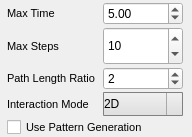
<?xml version="1.0" encoding="UTF-8"?>
<ui version="4.0">
 <class>FootstepConfigure</class>
 <widget class="QWidget" name="FootstepConfigure">
  <property name="geometry">
   <rect>
    <x>0</x>
    <y>0</y>
    <width>192</width>
    <height>137</height>
   </rect>
  </property>
  <property name="windowTitle">
   <string>FootstepConfigure</string>
  </property>
  <layout class="QVBoxLayout" name="verticalLayout_4">
   <property name="spacing">
    <number>1</number>
   </property>
   <property name="leftMargin">
    <number>2</number>
   </property>
   <property name="topMargin">
    <number>2</number>
   </property>
   <property name="rightMargin">
    <number>2</number>
   </property>
   <property name="bottomMargin">
    <number>0</number>
   </property>
   <item>
    <widget class="QWidget" name="widget_3" native="true">
     <property name="layoutDirection">
      <enum>Qt::LeftToRight</enum>
     </property>
     <layout class="QGridLayout" name="gridLayout_2">
      <property name="horizontalSpacing">
       <number>0</number>
      </property>
      <property name="verticalSpacing">
       <number>2</number>
      </property>
      <property name="margin">
       <number>0</number>
      </property>
      <item row="3" column="0">
       <widget class="QLabel" name="label">
        <property name="maximumSize">
         <size>
          <width>85</width>
          <height>16777215</height>
         </size>
        </property>
        <property name="font">
         <font>
          <pointsize>8</pointsize>
          <weight>50</weight>
          <italic>false</italic>
          <bold>false</bold>
         </font>
        </property>
        <property name="text">
         <string>Interaction Mode</string>
        </property>
       </widget>
      </item>
      <item row="2" column="0">
       <widget class="QLabel" name="label_6">
        <property name="font">
         <font>
          <pointsize>8</pointsize>
          <weight>50</weight>
          <italic>false</italic>
          <bold>false</bold>
         </font>
        </property>
        <property name="text">
         <string>Path Length Ratio </string>
        </property>
       </widget>
      </item>
      <item row="3" column="1">
       <widget class="QComboBox" name="footstepInteractionModeBox">
        <property name="maximumSize">
         <size>
          <width>80</width>
          <height>16777215</height>
         </size>
        </property>
        <property name="styleSheet">
         <string notr="true"> QComboBox {
     border: 1px solid gray;
     border-radius: 1px;
     padding: 3px 18px 3px 0px;
     font: &quot;Ubuntu&quot;;
     font-size: 12px;
 }

 QComboBox:editable {
     background: white;
 }

 QComboBox:!editable, QComboBox::drop-down:editable {
      background: qlineargradient(spread:pad, x1:0, y1:0, x2:0, y2:1, stop:0 rgba(240, 240, 240, 255), stop:1 rgba(222, 222, 222, 255));
 }

 /* QComboBox gets the &quot;on&quot; state when the popup is open */
 QComboBox:!editable:on, QComboBox::drop-down:editable:on {
     background: qlineargradient(x1: 0, y1: 0, x2: 0, y2: 1,
                                 stop: 0 #D3D3D3, stop: 0.4 #D8D8D8,
                                 stop: 0.5 #DDDDDD, stop: 1.0 #E1E1E1);
 }

 QComboBox:on { /* shift the text when the popup opens */
     padding-top: 3px;
     padding-left: 4px;
 }

 QComboBox::drop-down {
     subcontrol-origin: padding;
     subcontrol-position: top right;
     width: 15px;

     border-left-width: 1px;
     border-left-color: darkgray;
     border-left-style: solid; /* just a single line */
     border-top-right-radius: 3px; /* same radius as the QComboBox */
     border-bottom-right-radius: 3px;
     background: qlineargradient(x1: 0, y1: 0, x2: 0, y2: 1,
                                  stop: 0 #E1E1E1, stop: 0.4 #DDDDDD,
                                  stop: 0.5 #D8D8D8, stop: 1.0 #D3D3D3);
 }

 QComboBox::down-arrow:on { /* shift the arrow when popup is open */
     top: 1px;
     left: 1px;
 }

 QComboBox QAbstractItemView {
     border: 2px solid darkgray;
     selection-background-color: lightgray;
 }</string>
        </property>
        <item>
         <property name="text">
          <string>2D</string>
         </property>
        </item>
        <item>
         <property name="text">
          <string>3D</string>
         </property>
        </item>
        <item>
         <property name="text">
          <string>Manual</string>
         </property>
        </item>
       </widget>
      </item>
      <item row="4" column="0" colspan="2">
       <widget class="QCheckBox" name="patternGenerationEnabled">
        <property name="font">
         <font>
          <pointsize>8</pointsize>
         </font>
        </property>
        <property name="layoutDirection">
         <enum>Qt::LeftToRight</enum>
        </property>
        <property name="text">
         <string>Use Pattern Generation</string>
        </property>
       </widget>
      </item>
      <item row="1" column="1">
       <widget class="QDoubleSpinBox" name="maxSteps">
        <property name="maximumSize">
         <size>
          <width>90</width>
          <height>61</height>
         </size>
        </property>
        <property name="decimals">
         <number>0</number>
        </property>
        <property name="minimum">
         <double>0.000000000000000</double>
        </property>
        <property name="maximum">
         <double>1000.000000000000000</double>
        </property>
        <property name="singleStep">
         <double>1.000000000000000</double>
        </property>
        <property name="value">
         <double>10.000000000000000</double>
        </property>
       </widget>
      </item>
      <item row="2" column="1">
       <widget class="QDoubleSpinBox" name="pathLengthRatio">
        <property name="maximumSize">
         <size>
          <width>90</width>
          <height>16777215</height>
         </size>
        </property>
        <property name="decimals">
         <number>0</number>
        </property>
        <property name="minimum">
         <double>0.000000000000000</double>
        </property>
        <property name="maximum">
         <double>1000.000000000000000</double>
        </property>
        <property name="singleStep">
         <double>1.000000000000000</double>
        </property>
        <property name="value">
         <double>2.000000000000000</double>
        </property>
       </widget>
      </item>
      <item row="0" column="0">
       <widget class="QLabel" name="label_5">
        <property name="font">
         <font>
          <pointsize>8</pointsize>
         </font>
        </property>
        <property name="text">
         <string>Max Time</string>
        </property>
       </widget>
      </item>
      <item row="0" column="1">
       <widget class="QDoubleSpinBox" name="maxTime">
        <property name="maximumSize">
         <size>
          <width>90</width>
          <height>16777215</height>
         </size>
        </property>
        <property name="layoutDirection">
         <enum>Qt::LeftToRight</enum>
        </property>
        <property name="alignment">
         <set>Qt::AlignLeading|Qt::AlignLeft|Qt::AlignVCenter</set>
        </property>
        <property name="minimum">
         <double>0.000000000000000</double>
        </property>
        <property name="maximum">
         <double>100.000000000000000</double>
        </property>
        <property name="singleStep">
         <double>1.000000000000000</double>
        </property>
        <property name="value">
         <double>5.000000000000000</double>
        </property>
       </widget>
      </item>
      <item row="1" column="0">
       <widget class="QLabel" name="label_4">
        <property name="font">
         <font>
          <pointsize>8</pointsize>
         </font>
        </property>
        <property name="text">
         <string>Max Steps</string>
        </property>
       </widget>
      </item>
     </layout>
    </widget>
   </item>
  </layout>
 </widget>
 <layoutdefault spacing="6" margin="11"/>
 <resources/>
 <connections/>
 <slots>
  <slot>lidarPointCloudToggled()</slot>
  <slot>stereoPointCloudToggled()</slot>
  <slot>requestMap()</slot>
  <slot>requestOctomap()</slot>
  <slot>requestPointCloud()</slot>
 </slots>
</ui>
